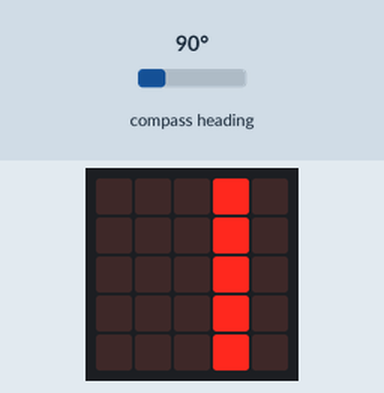
Simulated run of this program. Board: BBC micro:bit (MakeCode). On the bench: the board's 5×5 LED display. Inputs (shaded band) come from the test bench; at power-on: compass heading 90°. The compass is already calibrated.

Above: at 1.2 s.
1.3 s: compass heading set to 7°
At 1.7 s:
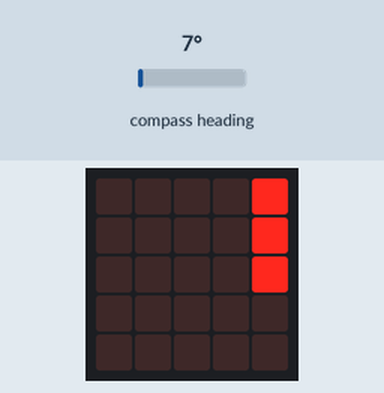
2.8 s: compass heading set to 180°
At 4.1 s:
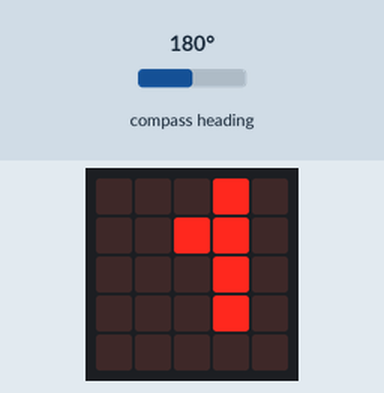
4.4 s: compass heading set to 269°
At 5.5 s:
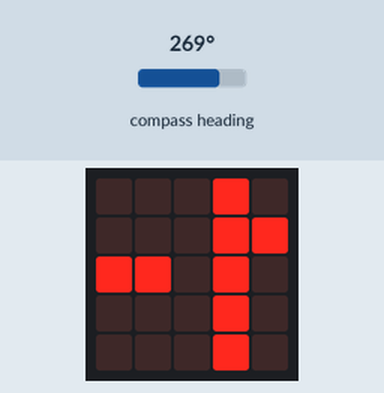
5.9 s: compass heading set to 352°
At 6.8 s:
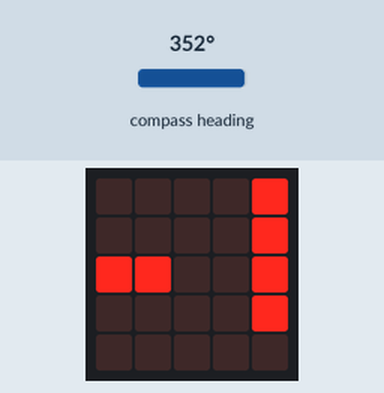
7.4 s: compass heading set to 0°
At 8.1 s:
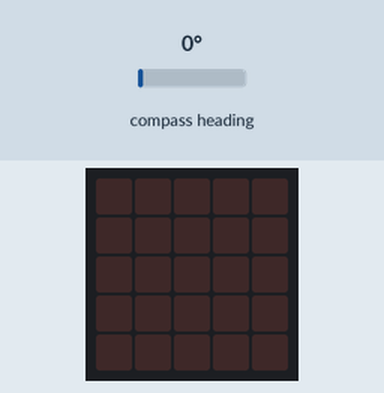
9.0 s: compass heading set to 6°
At 9.4 s:
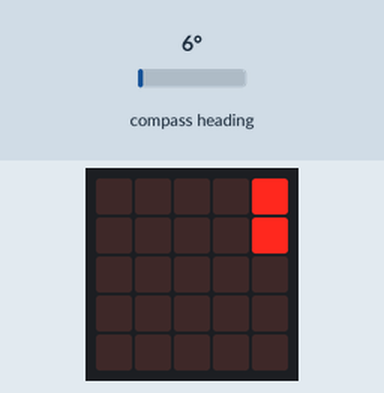
Timing chart, 0 to 11.5 s (numbered marks = the images above; inputs shaded):
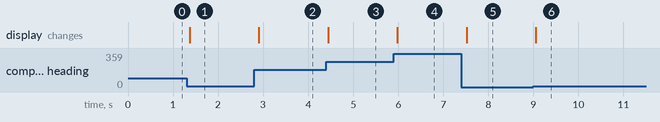

Measured:
- after the input at 1.3 s, the display: changes after 0.07 s (image 1)
- after the input at 2.8 s, the display: changes after 0.11 s (image 2)
- after the input at 4.4 s, the display: changes at once (image 3)
- after the input at 5.9 s, the display: changes after 0.08 s (image 4)
- after the input at 7.4 s, the display: changes after 0.12 s (image 5)
- after the input at 9.0 s, the display: changes after 0.05 s (image 6)

The program:

main.ts
```typescript
// Automatically generated. Do not edit directly.
/**
 * 0〜359の方位角から、北(0度)からの最小のずれの角度（-180〜+180）を計算します。
 * 東回りは正の値、西回りは負の値。
 */
function getHeadingOffset(heading: number): number {
    let normalized = ((heading % 360) + 360) % 360;
    if (normalized <= 180) {
        return Math.round(normalized);
    } else {
        return -Math.round(360 - normalized);
    }
}

/**
 * マイナス符号を表示（X=0, 1列目）
 */
function plotSign(isNegative: boolean): void {
    if (isNegative) {
        for (let x = 0; x < 2; x++) {
            for (let y = 0; y < 5; y++) {
                if (y === 2) {
                    led.plot(x, y);
                } else {
                    led.unplot(x, y);
                }
            }
        }
    } else {
        for (let x = 0; x < 2; x++) {
            for (let y = 0; y < 5; y++) {
                led.unplot(x, y);
            }
        }
    }
}

/**
 * 指定した列(X)に数値をそろばん形式で描画します。
 */
function plotSorobanColumn(x: number, digit: number): void {
    const val = Math.max(0, Math.min(9, Math.floor(digit)));

    // Y=0: 五玉 (5以上なら点灯)
    if (val >= 5) {
        led.plot(x, 0);
    } else {
        led.unplot(x, 0);
    }

    // Y=1..4: 一玉 (0..4)
    const ones = val % 5;
    for (let y = 1; y <= 4; y++) {
        if (ones >= y) {
            led.plot(x, y);
        } else {
            led.unplot(x, y);
        }
    }
}

basic.forever(function () {
    let heading = input.compassHeading()
    let offset = getHeadingOffset(heading)

    // 負数かどうかの判定
    let isNegative = offset < 0
    let absValue = Math.abs(offset)

    // 3桁の各数字を取得
    let hundreds = Math.floor(absValue / 100) % 10
    let tens = Math.floor((absValue % 100) / 10) % 10
    let ones = absValue % 10

    // LEDに直接描画
    plotSign(isNegative)
    plotSorobanColumn(2, hundreds)
    plotSorobanColumn(3, tens)
    plotSorobanColumn(4, ones)

    basic.pause(150)
})
```
